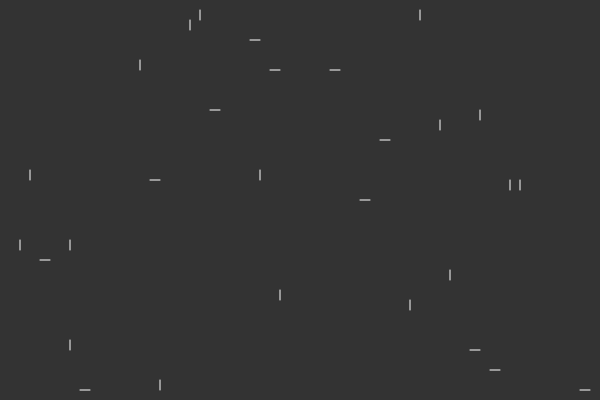
Frame 1 (no input)
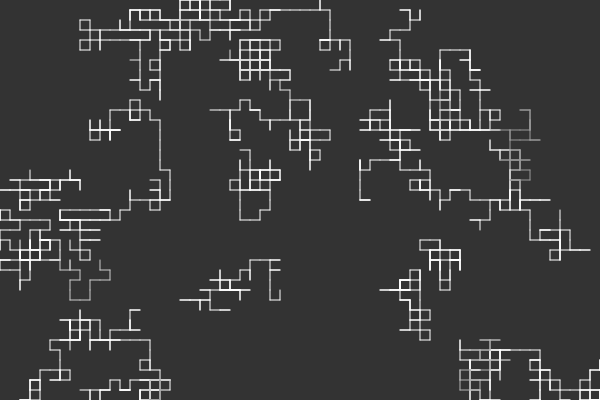
Frame 60 (no input)
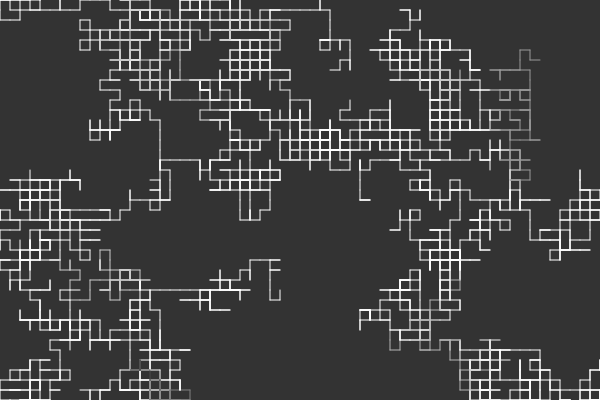
Frame 120 (the mouse pressed at the canvas centre since frame 60)

The p5.js sketch that drew these frames (run headless with seeded random() and noise() and a simulated clock; from frame 60 on, the mouse is pressed at the canvas centre):

// p5.js sketch
// ── sketch.js
var punto;

var distancia = 10;

var cant = 30;

function setup() {
  createCanvas(600, 400);

  punto = new Array(cant);

  for (var i = 0; i < punto.length; i++) {
    punto[i] = new Punto();
  }

  background(51);
}

function draw() {

  for (var i = punto.length-1; i > 0; i--) {
    punto[i].mover();
    for (var j = punto.length-1; j > 0; j--) {
      if(i != j){
        punto[i].tocar(punto[j]);
      }
    }
    if(punto[i].c == 0 || punto[i].l == 0){
      punto.splice(i, 1);
    }
  }

}

// ── spot.js
function Punto() {

  this.pos = createVector(floor(random(width/distancia))*distancia, floor(random(height/distancia))*distancia);
  this.lpos = new Array();

  this.l = 1000;
  this.c = 255;


  this.mover = function(){
    var r = floor(random(4));
    this.lpos.push(this.pos.copy());

    switch(r){
      case 0:
        this.pos.x = this.pos.x + distancia;
      break;
      case 1:
        this.pos.x = this.pos.x - distancia;
      break;
      case 2:
        this.pos.y  = this.pos.y + distancia;
      break;
      case 3:
        this.pos.y  = this.pos.y - distancia;
      break;
    }

    this.pos.x = constrain(this.pos.x, 0, width);
    this.pos.y = constrain(this.pos.y, 0, height);

    stroke(this.c);
    line(this.pos.x, this.pos.y, this.lpos[this.lpos.length-1].x, this.lpos[this.lpos.length-1].y);

    this.l--;
  }

  this.tocar = function(otro){
    var tocado = false;
    for (var i = 0; i < otro.lpos.length; i++) {
      tocado = otro.lpos[i].equals(this.pos);
      break;
    }
    if (tocado){
      this.c = this.c - 255/10;
      this.c = constrain(this.c, 0, 255);
    }
  }
}
